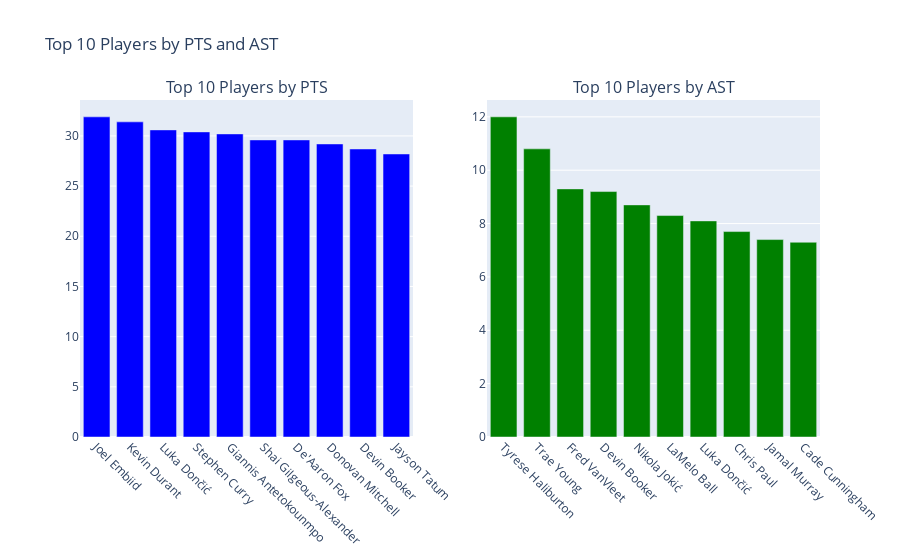

Source (notebook cell):
### Code cell
# Create subplots with two columns
fig = make_subplots(rows=1, cols=2, subplot_titles=['Top 10 Players by PTS', 'Top 10 Players by AST'])

# Bar plot for 'PTS'
trace_pts = go.Bar(x=df.sort_values('PTS', ascending=False).iloc[0:10]['Player'],
                   y=df.sort_values('PTS', ascending=False).iloc[0:10]['PTS'],
                   marker=dict(color='blue'))

# Bar plot for 'AST'
trace_ast = go.Bar(x=df.sort_values('AST', ascending=False).iloc[0:10]['Player'],
                   y=df.sort_values('AST', ascending=False).iloc[0:10]['AST'],
                   marker=dict(color='green'))

# Add traces to the subplot
fig.add_trace(trace_pts, row=1, col=1)
fig.add_trace(trace_ast, row=1, col=2)

# Update layout
fig.update_layout(title_text='Top 10 Players by PTS and AST', showlegend=False)

# Rotate x-axis labels for better readability
fig.update_xaxes(tickangle=45)

# Show the plot
fig.show()

### Figure 1 — Plotly figure (JSON) as saved in the notebook; plotly's stock layout.template omitted (floating-point values rounded to 4 significant figures)
{"data": [{"marker": {"color": "blue"}, "type": "bar", "x": ["Joel Embiid", "Kevin Durant", "Luka Dončić", "Stephen Curry", "Giannis Antetokounmpo", "Shai Gilgeous-Alexander", "De'Aaron Fox", "Donovan Mitchell", "Devin Booker", "Jayson Tatum"], "xaxis": "x", "y": [31.9, 31.4, 30.6, 30.4, 30.2, 29.6, 29.6, 29.2, 28.7, 28.2], "yaxis": "y"}, {"marker": {"color": "green"}, "type": "bar", "x": ["Tyrese Haliburton", "Trae Young", "Fred VanVleet", "Devin Booker", "Nikola Jokić", "LaMelo Ball", "Luka Dončić", "Chris Paul", "Jamal Murray", "Cade Cunningham"], "xaxis": "x2", "y": [12, 10.8, 9.3, 9.2, 8.7, 8.3, 8.1, 7.7, 7.4, 7.3], "yaxis": "y2"}], "layout": {"annotations": [{"font": {"size": 16}, "showarrow": false, "text": "Top 10 Players by PTS", "x": 0.225, "xanchor": "center", "xref": "paper", "y": 1, "yanchor": "bottom", "yref": "paper"}, {"font": {"size": 16}, "showarrow": false, "text": "Top 10 Players by AST", "x": 0.775, "xanchor": "center", "xref": "paper", "y": 1, "yanchor": "bottom", "yref": "paper"}], "showlegend": false, "title": {"text": "Top 10 Players by PTS and AST"}, "xaxis": {"anchor": "y", "domain": [0, 0.45], "tickangle": 45}, "xaxis2": {"anchor": "y2", "domain": [0.55, 1], "tickangle": 45}, "yaxis": {"anchor": "x", "domain": [0, 1]}, "yaxis2": {"anchor": "x2", "domain": [0, 1]}}}
